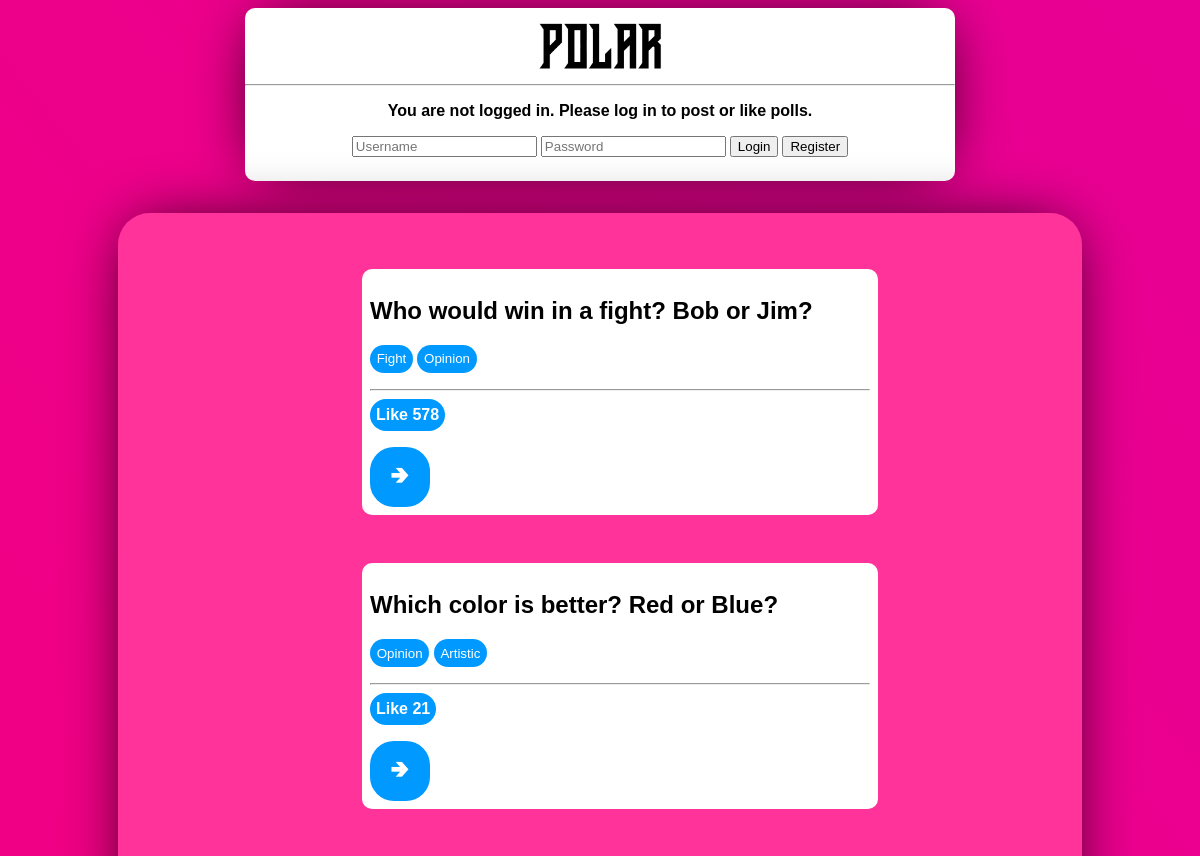
/polling/ (upper part), run on an earlier commit of the app's database.
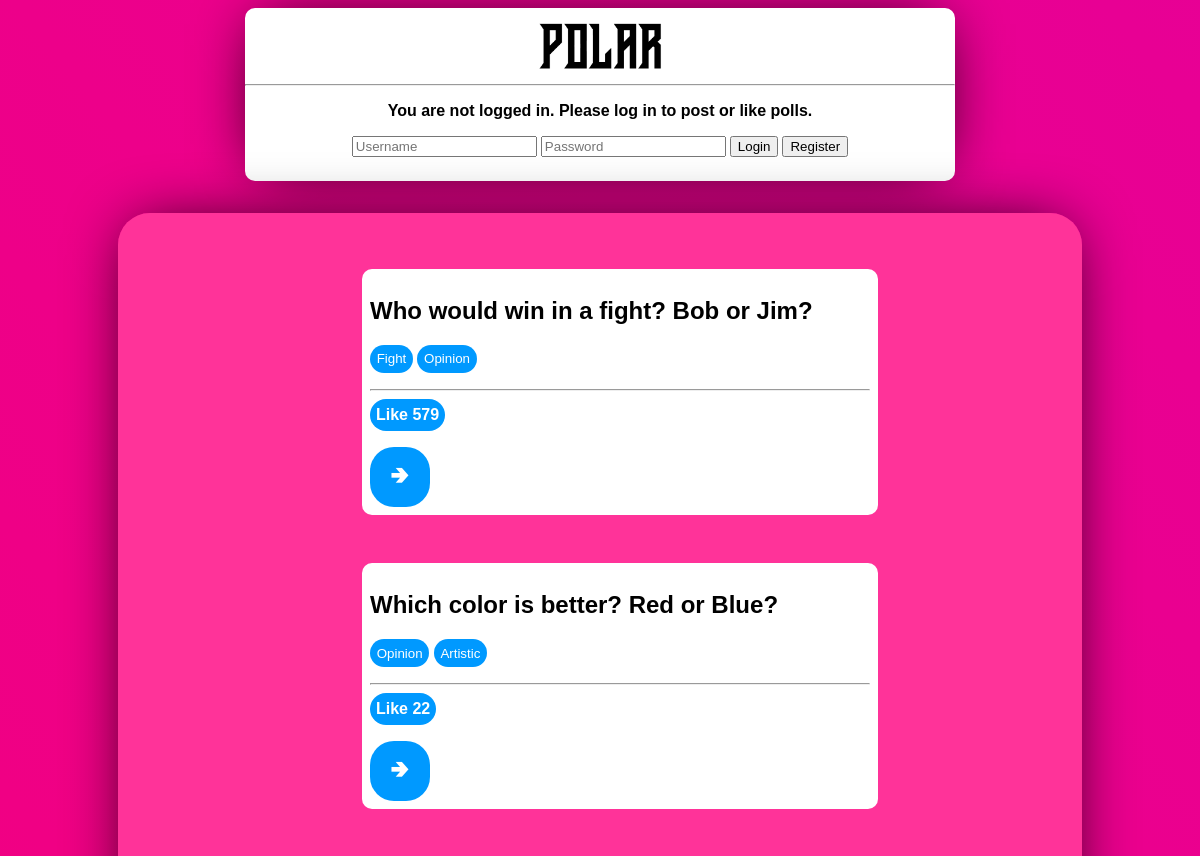
And on a later commit of the database.
### polling/models.py (models this page shows, shortened)
class Question(models.Model):
    questionText = models.CharField(max_length=250)
    publicationDate = models.DateTimeField('date published')
    likes = models.IntegerField(default=0)

### polling/views.py (the view, shortened to what this page needs)
# urls.py: path('', views.IndexView.as_view(), name='index'),
class IndexView(generic.ListView):
    template_name = "polling/index.html"
    context_object_name = "latestQuestions"
    def get(self, request):
        if "Tag" in request.GET.keys():
            tag = request.GET.get("Tag")
            questions = self.get_queryset(tag)
        else:
            questions = self.get_queryset()
        userLoggedIn = request.user.is_authenticated
        return render(request, "polling/index.html", {"latestQuestions": questions, "userLoggedIn": userLoggedIn})
    def get_queryset(self, tag = None):
        if tag == None:
            return Question.objects.filter(
                publicationDate__lte=timezone.now()
            ).order_by('publicationDate')[:10]
        else:
            return Question.objects.filter(
                publicationDate__lte=timezone.now()
            ).filter(tag__tagText=tag).order_by('publicationDate')[:10]

### polling/templates/polling/index.html (shortened to what this page needs)
{% load static %}
<link rel="stylesheet" type="text/css" href="{% static 'polling/style.css' %}">
<div class="TitleBar">
  <img class="PolarIcon" alt="Polar Icon" src="../../static/polling/images/polarIcon.png" width="180em">
  <hr></hr>
  {% if userLoggedIn %}
    <p>Make your vote count {{user.username}}!</p>
    <a href="{% url 'polling:post' %}"><button href="{% url 'polling:post' %}">Create New Post</button></a>
    <form method="POST">
      {% csrf_token %}
      <input type="submit" class="LoginButton" name = "Logout" value = "Logout"></input>
    </form>
  {% else %}
    <p>You are not logged in. Please log in to post or like polls.</p>
    <form method="POST">
      <input type="text" name = "Username" placeholder="Username"></input>
      <input type="password" name = "Password" placeholder="Password"></input>
      <input type="submit" class="LoginButton" name = "Login" value = "Login"></input>
      <input type="submit" class="LoginButton" name = "Register" value = "Register"></input>
    </form>
  {% endif %}
</div>
<div class="MainFeed">
  {% if latestQuestions %}
      <ul>
      {% for question in latestQuestions %}
        <div class="PollDiv">
          <h2>{{question.questionText}}</h2>
          <form method="GET">
            <div class="TagDiv">
              {% for tag in question.tag_set.all %}
              <input type= "submit" class = "Tag" name = "Tag" value = "{{tag.tagText}}"></input>
              {% endfor %}
            </div>
          </form>
          <hr></hr>
          <form method="POST">
            <input type="submit" class="LikeButton" name = "Like" value = "Like {{question.likes}}"></input>
          </form>
          <a href="{% url 'polling:detail' question.id %}"><button href="{% url 'polling:detail' question.id %}">&#129154;</button></a>
        </div>
      {% endfor %}
      </ul>
  {% else %}
      <p>No polls are available.</p>
  {% endif %}
</div>

What changed in the data, as far as the page shows it:
changed Question "Who would win in a fight? Bob or Jim?": Like "Like 578" → "Like 579"
changed Question "Which color is better? Red or Blue?": Like "Like 21" → "Like 22"
